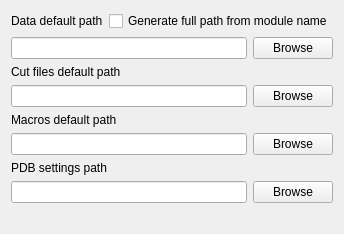
       <widget class="QWidget" name="tab6">
        <attribute name="title">
         <string>Paths</string>
        </attribute>
        <layout class="QVBoxLayout">
         <property name="spacing">
          <number>6</number>
         </property>
         <property name="margin">
          <number>11</number>
         </property>
         <item>
          <layout class="QVBoxLayout">
           <property name="spacing">
            <number>6</number>
           </property>
           <property name="margin">
            <number>0</number>
           </property>
           <item>
            <layout class="QHBoxLayout">
             <property name="spacing">
              <number>6</number>
             </property>
             <property name="margin">
              <number>0</number>
             </property>
             <item>
              <widget class="QLabel" name="DataLabel">
               <property name="text">
                <string>Data default path</string>
               </property>
               <property name="wordWrap">
                <bool>false</bool>
               </property>
              </widget>
             </item>
             <item>
              <widget class="QCheckBox" name="GenFromMod">
               <property name="text">
                <string>Generate full path from module name</string>
               </property>
              </widget>
             </item>
            </layout>
           </item>
           <item>
            <layout class="QHBoxLayout">
             <property name="spacing">
              <number>6</number>
             </property>
             <property name="margin">
              <number>0</number>
             </property>
             <item>
              <widget class="QLineEdit" name="DataPath"/>
             </item>
             <item>
              <widget class="QPushButton" name="DataBrowse">
               <property name="text">
                <string>Browse</string>
               </property>
              </widget>
             </item>
            </layout>
           </item>
           <item>
            <widget class="QLabel" name="CutsLabel">
             <property name="text">
              <string>Cut files default path</string>
             </property>
             <property name="wordWrap">
              <bool>false</bool>
             </property>
            </widget>
           </item>
           <item>
            <layout class="QHBoxLayout">
             <property name="spacing">
              <number>6</number>
             </property>
             <property name="margin">
              <number>0</number>
             </property>
             <item>
              <widget class="QLineEdit" name="CutsPath"/>
             </item>
             <item>
              <widget class="QPushButton" name="CutsBrowse">
               <property name="text">
                <string>Browse</string>
               </property>
              </widget>
             </item>
            </layout>
           </item>
           <item>
            <widget class="QLabel" name="MacrosLabel">
             <property name="text">
              <string>Macros default path</string>
             </property>
             <property name="wordWrap">
              <bool>false</bool>
             </property>
            </widget>
           </item>
           <item>
            <layout class="QHBoxLayout">
             <property name="spacing">
              <number>6</number>
             </property>
             <property name="margin">
              <number>0</number>
             </property>
             <item>
              <widget class="QLineEdit" name="MacrosPath"/>
             </item>
             <item>
              <widget class="QPushButton" name="MacrosBrowse">
               <property name="text">
                <string>Browse</string>
               </property>
              </widget>
             </item>
            </layout>
           </item>
           <item>
            <widget class="QLabel" name="PDBLabel">
             <property name="text">
              <string>PDB settings path</string>
             </property>
             <property name="wordWrap">
              <bool>false</bool>
             </property>
            </widget>
           </item>
           <item>
            <layout class="QHBoxLayout">
             <property name="spacing">
              <number>6</number>
             </property>
             <property name="margin">
              <number>0</number>
             </property>
             <item>
              <widget class="QLineEdit" name="PDBPath"/>
             </item>
             <item>
              <widget class="QPushButton" name="PDBBrowse">
               <property name="text">
                <string>Browse</string>
               </property>
              </widget>
             </item>
            </layout>
           </item>
           <item>
            <spacer name="Spacer67">
             <property name="orientation">
              <enum>Qt::Vertical</enum>
             </property>
             <property name="sizeType">
              <enum>QSizePolicy::Expanding</enum>
             </property>
             <property name="sizeHint" stdset="0">
              <size>
               <width>20</width>
               <height>20</height>
              </size>
             </property>
            </spacer>
           </item>
          </layout>
         </item>
        </layout>
       </widget>
